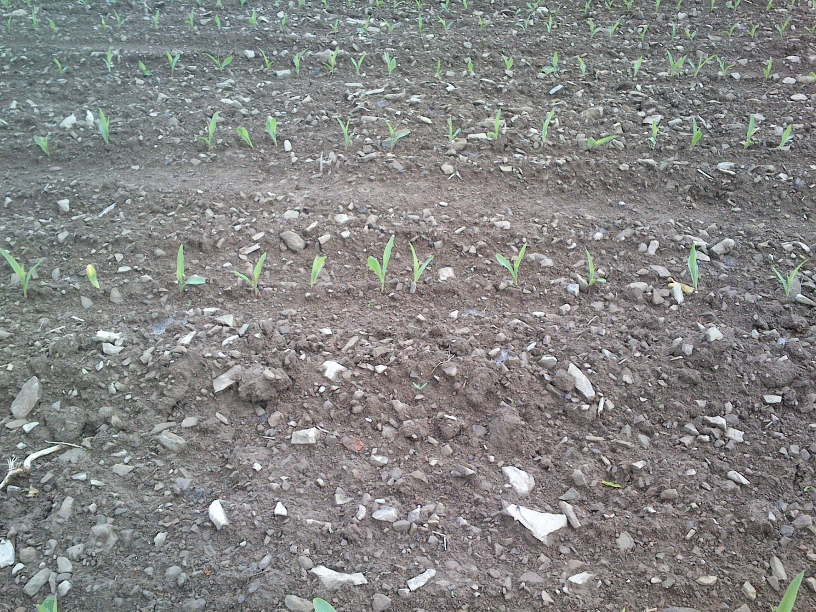
#> input picture Images/1.jpg, 1632 x 1224 px (shown at 1/2 size)
$ python -i Plant_counter.py   (imports and definitions only)
#> lines starting #> are read from the running program, lines starting #| are printed output that depends on the picture; after the words box and inside, x2 and y2 are one past the last pixel; in counts of white or black regions, pixels touching at a corner belong together; long printed decimals are rounded
### global_functions.py
# -*- coding: utf-8 -*-
# Python 3

import os


def ensureDir(path):
    d = os.path.dirname(path)
    if not (os.path.exists(d)):
        os.makedirs(d)

### Plant_counter.py
#!/usr/bin/env python3
# -*- coding: utf-8 -*-

import os
import sys
import json
import time
import numpy as np
import cv2
from global_functions import ensureDir

TB_WIN_LABEL = "Trackbars"

MIN_HUE_TB_LABEL = "min Hue"
MIN_SAT_TB_LABEL = "min Sat"
MIN_VAL_TB_LABEL = "min Val"

MAX_HUE_TB_LABEL = "max Hue"
MAX_SAT_TB_LABEL = "max Sat"
MAX_VAL_TB_LABEL = "max Val"

MIN_HUE_VALUE = 0
MIN_SAT_VALUE = 0
MIN_VAL_VALUE = 0

MAX_HUE_VALUE = 180
MAX_SAT_VALUE = 255
MAX_VAL_VALUE = 255

# declaring min hue value for green
MIN_GREEN_HUE = 45
MAX_GREEN_HUE = 77
MIN_GREEN_SAT = 19
MAX_GREEN_SAT = 255
MIN_GREEN_VAL = 164
MAX_GREEN_VAL = 255

KERNEL_SIZE_TB_LABEL = "kernel size"
DEFAULT_KERNEL_SIZE = 2
MAX_KERNEL_SIZE = 10

ERODE_ITERATIONS_TB_LABEL = "erode"
DEFAULT_ERODE_ITERATIONS = 2
MAX_ERODE_ITERATIONS = 10

DILATE_ITERATIONS_TB_LABEL = "dilate"
DEFAULT_DILATE_ITERATIONS = 4
MAX_DILATE_ITERATIONS = 30

ESCAPE_KEY = 27
RESIZABLE_WINDOW = cv2.WINDOW_NORMAL


def nothing(x):
    pass


def createTrackbars():
    cv2.namedWindow(TB_WIN_LABEL, RESIZABLE_WINDOW)
    cv2.createTrackbar(MIN_HUE_TB_LABEL, TB_WIN_LABEL,
                       MIN_GREEN_HUE, MAX_HUE_VALUE, nothing)
    cv2.createTrackbar(MIN_SAT_TB_LABEL, TB_WIN_LABEL,
                       MIN_GREEN_SAT, MAX_SAT_VALUE, nothing)
    cv2.createTrackbar(MIN_VAL_TB_LABEL, TB_WIN_LABEL,
                       MIN_GREEN_VAL, MAX_VAL_VALUE, nothing)
    cv2.createTrackbar(MAX_HUE_TB_LABEL, TB_WIN_LABEL,
                       MAX_GREEN_HUE, MAX_HUE_VALUE, nothing)
    cv2.createTrackbar(MAX_SAT_TB_LABEL, TB_WIN_LABEL,
                       MAX_GREEN_SAT, MAX_SAT_VALUE, nothing)
    cv2.createTrackbar(MAX_VAL_TB_LABEL, TB_WIN_LABEL,
                       MAX_GREEN_VAL, MAX_VAL_VALUE, nothing)
    cv2.createTrackbar(KERNEL_SIZE_TB_LABEL, TB_WIN_LABEL,
                       DEFAULT_KERNEL_SIZE, MAX_KERNEL_SIZE, nothing)
    cv2.createTrackbar(ERODE_ITERATIONS_TB_LABEL, TB_WIN_LABEL,
                       DEFAULT_ERODE_ITERATIONS, MAX_ERODE_ITERATIONS, nothing)
    cv2.createTrackbar(DILATE_ITERATIONS_TB_LABEL, TB_WIN_LABEL,
                       DEFAULT_DILATE_ITERATIONS, MAX_DILATE_ITERATIONS, nothing)


def updateJson(srcPath, dstPath, data):
    srcDirname, srcImgname = os.path.split(srcPath)
    dstDirname, dstImgname = os.path.split(dstPath)
    jsonPath = os.path.join(dstDirname, "details.json")

    jsonData = {}
    jsonData["source"] = srcImgname
    jsonData["images"] = {}

    if os.path.exists(jsonPath):
        infile = open(jsonPath, "r")
        jsonData = json.loads(infile.read())
        infile.close()

    operations = []
    operations.append("h " + data["minH"] + "-" + data["maxH"])
    operations.append("s " + data["minS"] + "-" + data["maxS"])
    operations.append("v " + data["minV"] + "-" + data["maxV"])
    operations.append(
        "erode " + data["erodeKernel"] + " x" + data["erodeIterations"])
    operations.append(
        "dilate " + data["dilateKernel"] + " x" + data["dilateIterations"])

    jsonData["images"][dstImgname] = {}
    jsonData["images"][dstImgname]["date"] = time.strftime(
        "%Y-%m-%d", time.gmtime())
    jsonData["images"][dstImgname]["operations"] = operations

    with open(jsonPath, 'w') as outfile:
        json.dump(jsonData, outfile, indent=2)


def main(srcPath, dstPath):
#> called with srcPath = 'Images/1.jpg', dstPath = 'out.png'
    SMALL_FACTOR = 0.3

    src = cv2.imread(srcPath)  # read the source file
#> src is the input picture: shape (1224, 1632, 3); mean B, G, R 132.1, 132.6, 132.7
    # ressize the image to new dim
    small = cv2.resize(src, (0, 0), fx=SMALL_FACTOR, fy=SMALL_FACTOR)
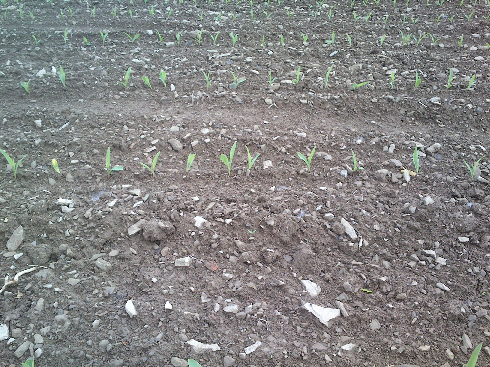
#> small: shape (367, 490, 3); mean B, G, R 132, 132.5, 132.6
    gray = cv2.cvtColor(small, cv2.COLOR_BGR2GRAY)  # convert to gray scale
    hsv = cv2.cvtColor(small, cv2.COLOR_BGR2HSV)  # convert to HSV
#> hsv: shape (367, 490, 3); mean H, S, V 82.4, 17.3, 137

    if dstPath != None:
        ensureDir(dstPath)

    createTrackbars()
    cv2.namedWindow("Source", RESIZABLE_WINDOW)
    cv2.imshow("Source", src)
    print("Press Escape to quit.")

    while True:
        key = cv2.waitKey(1) & 0xFF
#> (key Esc is pressed here)
        if key == ESCAPE_KEY:
            break

    minHue = cv2.getTrackbarPos(MIN_HUE_TB_LABEL, TB_WIN_LABEL)
    minSat = cv2.getTrackbarPos(MIN_SAT_TB_LABEL, TB_WIN_LABEL)
    minVal = cv2.getTrackbarPos(MIN_VAL_TB_LABEL, TB_WIN_LABEL)

    maxHue = cv2.getTrackbarPos(MAX_HUE_TB_LABEL, TB_WIN_LABEL)
    maxSat = cv2.getTrackbarPos(MAX_SAT_TB_LABEL, TB_WIN_LABEL)
    maxVal = cv2.getTrackbarPos(MAX_VAL_TB_LABEL, TB_WIN_LABEL)

    kernelSize = 2
    dilateIterations = 4
    erodeIterations = 2

    lower = np.array([minHue, minSat, minVal])
    upper = np.array([maxHue, maxSat, maxVal])
    mask = cv2.inRange(hsv, lower, upper)
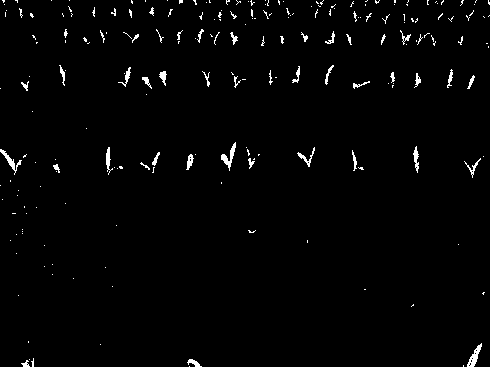
#> mask: shape (367, 490); 1.7% white in thin lines or dots
    kernel = np.ones((kernelSize, kernelSize), np.uint8)

    masked = cv2.bitwise_and(gray, gray, mask=mask)
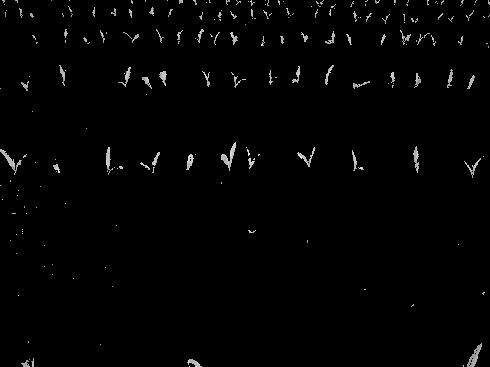
#> masked: shape (367, 490); min 0, max 240, mean 3
    masked = cv2.threshold(masked, 5, 255, cv2.THRESH_BINARY)[1]
    masked = cv2.erode(masked, kernel, iterations=erodeIterations)
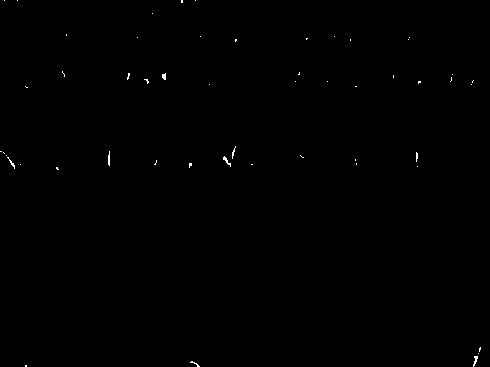
#> masked: shape (367, 490); 0.18% white in thin lines or dots
    masked = cv2.dilate(masked, kernel, iterations=dilateIterations)
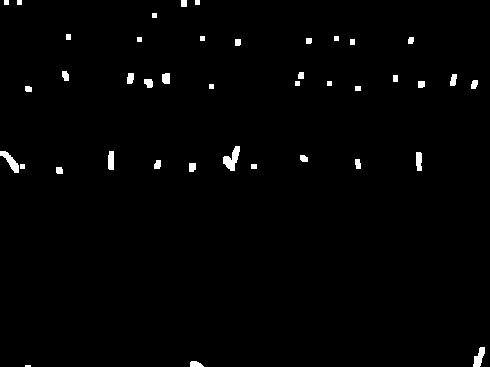
#> masked: shape (367, 490); 1.2% white; 41 white regions (1 under 20 px)

    cv2.imshow('masked image', masked)

    contours, _ = cv2.findContours(
        masked, cv2.RETR_TREE, cv2.CHAIN_APPROX_SIMPLE)
#> contours = 41 contours, 12 with area under 20; largest, box (x1, y1, x2, y2) and area: (223, 146, 240, 171) 186, (0, 151, 19, 173) 145, (473, 347, 485, 367) 116, (108, 151, 114, 170) 86, (416, 152, 422, 171) 82
    contoursLen = len(contours)
#> contoursLen = 41
    plantsNumber = 0
    colorStep = int(200.0 / contoursLen)
#> colorStep = 4
    PERIMETER_LIMIT = 20
    LINE_WIDTH = 2

    for i in range(contoursLen):
        perimeter = cv2.arcLength(contours[i], True)
        if perimeter > PERIMETER_LIMIT:
            plantsNumber += 1
            val = (i + 1) * colorStep
            cv2.drawContours(src, [contours[i]], -1,
                             (val, val, val), LINE_WIDTH)
            print("(" + str(val) + "," + str(val) + "," +
                  str(val) + ") : " + str(perimeter))
#> this loop made 41 passes
#> (perimeter, val) on passes 2, 3, 4, 7, 8, 9, 10, 11, 12, 13, 14, 16: (32.49, 8), (54.73, 12), (22.83, 16), (27.41, 28), (26.24, 32), (26.83, 36), (23.66, 40), (45.66, 44), (44.83, 48), (66.28, 52), (78.04, 56), (20.83, 64)
#> perimeter on passes 1, 5, 6, 15, 17, 19: 12, 18, 16, 18, 16, 16
#| (8,8,8) : 32.485
#| (12,12,12) : 54.728
#| (16,16,16) : 22.828
#| (28,28,28) : 27.414
#| (32,32,32) : 26.243
#| (36,36,36) : 26.828
#| (40,40,40) : 23.657
#| (44,44,44) : 45.657
#> (further printed lines are left out)
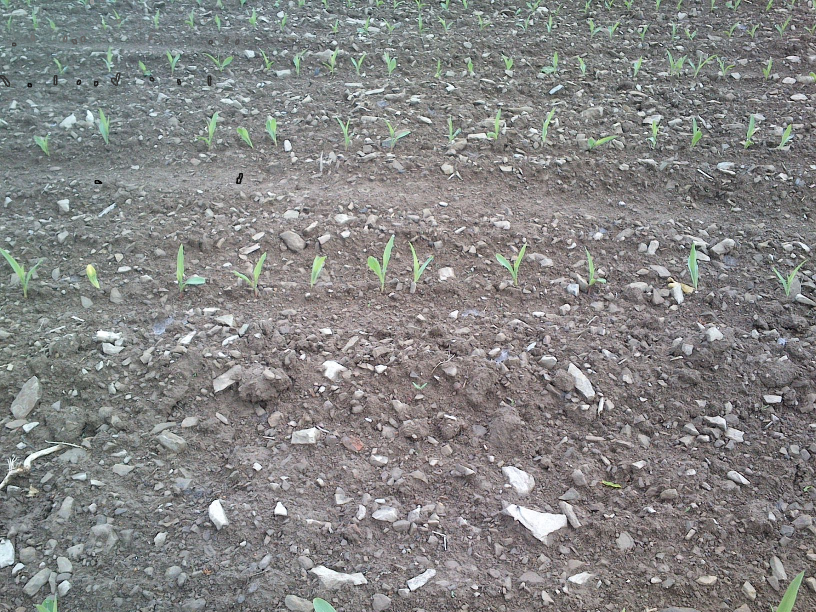
#> src: shape (1224, 1632, 3) (shown at 1/2 size); 0.11% of pixels changed, all inside (x1, y1, x2, y2) = (0, 0, 486, 368)
#> after the loop, plantsNumber = 23

    print("\n" + str(plantsNumber) + " plants.")
#| 23 plants.

    cv2.imshow("Contours", src)
    cv2.waitKey()
    cv2.destroyAllWindows()

    if dstPath != None:
        data = {}
        data["minH"] = str(minHue)
        data["maxH"] = str(maxHue)
        data["minS"] = str(minSat)
        data["maxS"] = str(maxSat)
        data["minV"] = str(minVal)
        data["maxV"] = str(maxVal)
        data["erodeKernel"] = "(" + str(kernelSize) + \
            "," + str(kernelSize) + ")"
        data["erodeIterations"] = str(erodeIterations)
        data["dilateKernel"] = "(" + str(kernelSize) + \
            "," + str(kernelSize) + ")"
        data["dilateIterations"] = str(dilateIterations)

        updateJson(srcPath, dstPath, data)

    cv2.destroyAllWindows()


def printUsage():
    print("""
    USAGE:
    python Plant_counter.py --src <img-path> [--dst <img-path>]
    e.g.:
    python Plant_counter.py --src foo/bar.jpg
    """)


def parseArgs(args):
    src, dst = None, None

    for i in range(len(args)):
        try:
            if args[i] == "--src":
                src = args[i + 1]
            elif args[i] == "--dst":
                dst = args[i + 1]
        except:
            break

    if src == None:
        printUsage()
        sys.exit()

    return src, dst


# [6 lines not run here, left out]

>>> result = main('Images/1.jpg', 'out.png')

$ run again, on Images/5.jpg
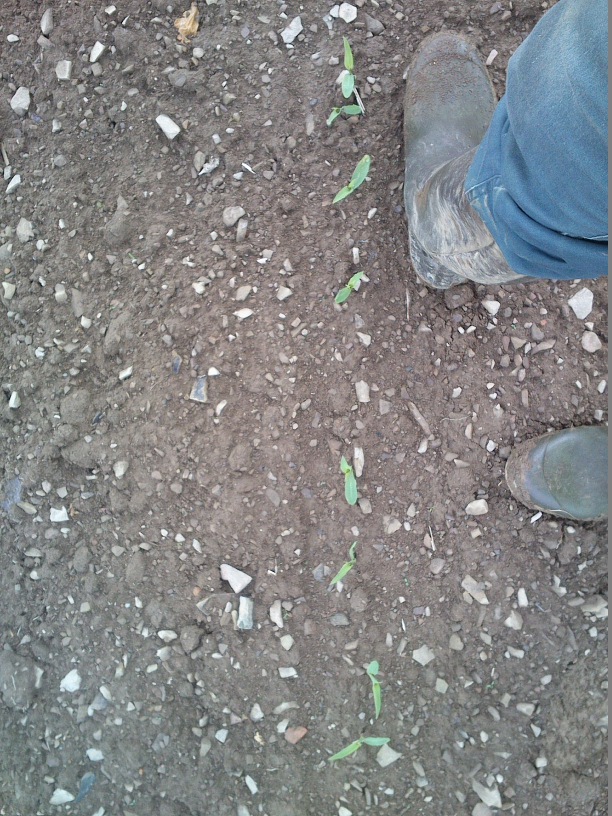
#> input picture Images/5.jpg, 1224 x 1632 px (shown at 1/2 size)
#> in main, src is the input picture: shape (1632, 1224, 3); mean B, G, R 132.9, 132.1, 131.2
#> hsv: shape (490, 367, 3); mean H, S, V 66.2, 22.7, 138.5
#> in main, `mask = cv2.inRange(hsv, lower, upper)`:
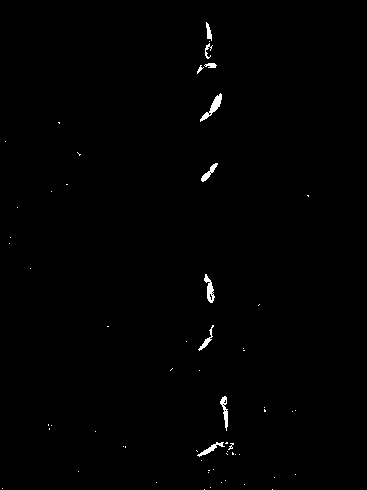
#> mask: shape (490, 367); 0.58% white; 61 white regions (51 under 20 px), largest, box (x1, y1, x2, y2) and area: (200, 93, 222, 122) 182, (204, 274, 215, 303) 147, (220, 396, 228, 431) 127
#> contours = 11 contours, 1 with area under 20; largest, box (x1, y1, x2, y2) and area: (204, 96, 226, 124) 222, (206, 278, 217, 307) 167, (203, 166, 221, 185) 136, (203, 446, 220, 459) 108, (225, 409, 232, 431) 96
#> contoursLen = 11
#> colorStep = 18
#> the loop in main, `for i in range(contoursLen):` made 11 passes
#> (perimeter, val) on passes 1, 3, 4, 5, 6, 7, 8, 10: (48.38, 18), (52.24, 54), (29.66, 72), (39.56, 90), (75.8, 108), (60.04, 126), (83.11, 144), (28.83, 180)
#> (printed output is left out)
#> after the loop in main, `for i in range(contoursLen):`:
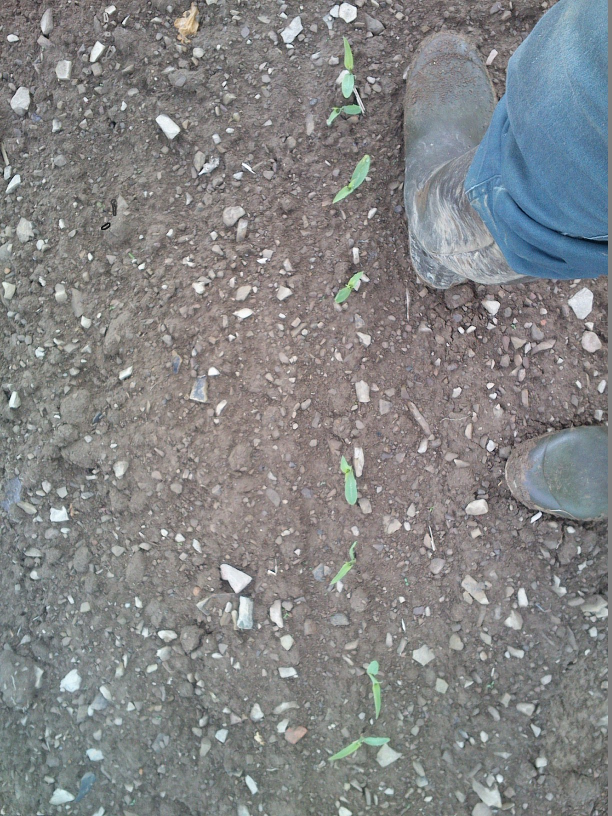
#> src: shape (1632, 1224, 3) (shown at 1/2 size); 0.07% of pixels changed, all inside (x1, y1, x2, y2) = (201, 25, 233, 460)
#> after the loop in main, `for i in range(contoursLen):`: plantsNumber = 9
#| 9 plants.

$ run again, on Images/6.jpg
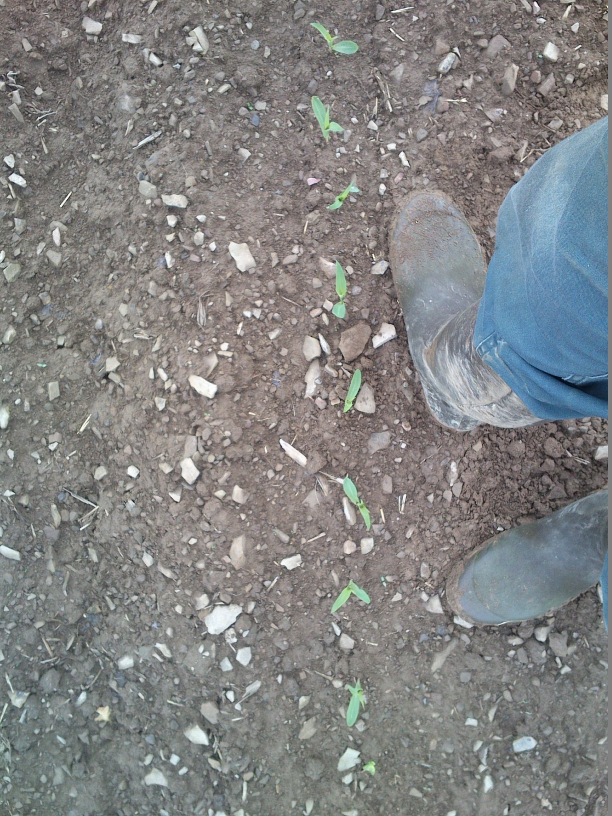
#> input picture Images/6.jpg, 1224 x 1632 px (shown at 1/2 size)
#> in main, src is the input picture: shape (1632, 1224, 3); mean B, G, R 131.1, 131.1, 130.4
#> hsv: shape (490, 367, 3); mean H, S, V 56.2, 24.3, 137.7
#> in main, `mask = cv2.inRange(hsv, lower, upper)`:
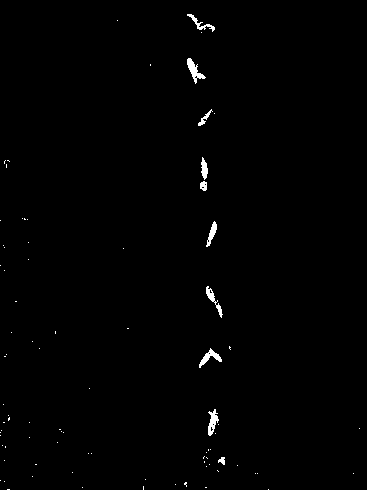
#> mask: shape (490, 367); 0.7% white; 85 white regions (75 under 20 px), largest, box (x1, y1, x2, y2) and area: (187, 58, 206, 84) 183, (208, 409, 219, 436) 157, (199, 348, 222, 368) 152
#> contours = 12 contours; largest, box (x1, y1, x2, y2) and area: (189, 60, 209, 86) 225, (202, 352, 226, 369) 198, (210, 413, 222, 439) 180, (209, 224, 221, 250) 150, (203, 162, 212, 182) 122
#> contoursLen = 12
#> colorStep = 16
#> the loop in main, `for i in range(contoursLen):` made 12 passes
#> (perimeter, val) on passes 1 to 8: (27.66, 16), (66.14, 32), (74.18, 48), (33.07, 64), (41.9, 80), (64.38, 96), (33.66, 112), (49.9, 128)
#> (printed output is left out)
#> after the loop in main, `for i in range(contoursLen):`:
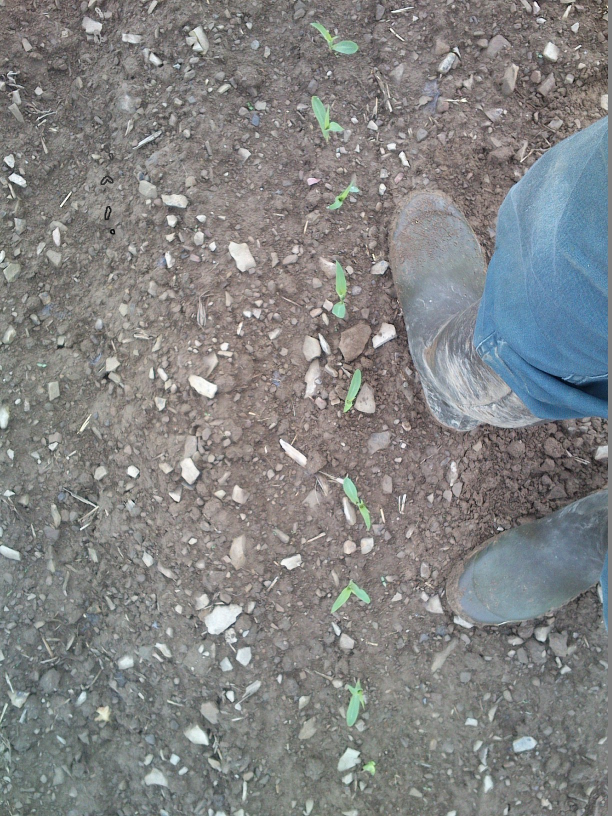
#> src: shape (1632, 1224, 3) (shown at 1/2 size); 0.09% of pixels changed, all inside (x1, y1, x2, y2) = (188, 15, 230, 469)
#> after the loop in main, `for i in range(contoursLen):`: plantsNumber = 12
#| 12 plants.

$ run again, on Images/7.jpg
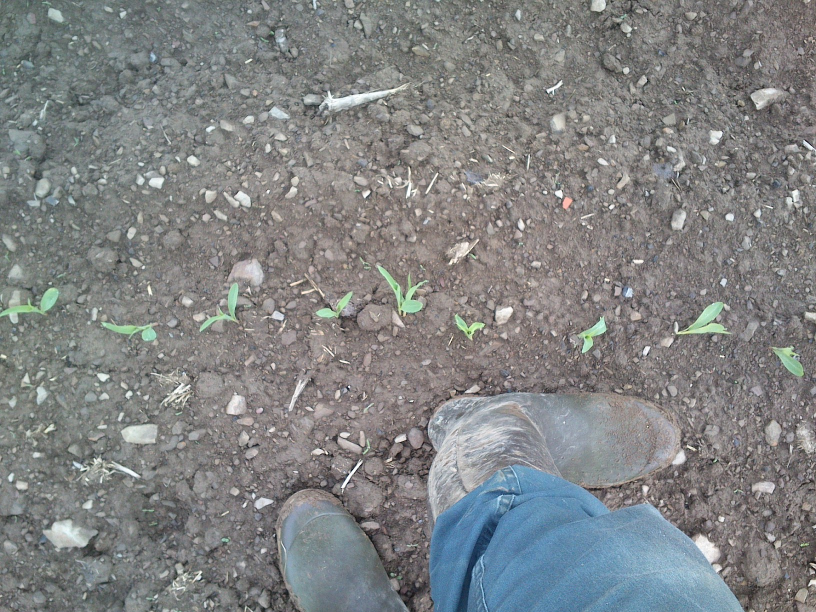
#> input picture Images/7.jpg, 1632 x 1224 px (shown at 1/2 size)
#> in main, src is the input picture: shape (1224, 1632, 3); mean B, G, R 131.4, 130.9, 128.9
#> hsv: shape (367, 490, 3); mean H, S, V 66.2, 22.4, 136.7
#> in main, `mask = cv2.inRange(hsv, lower, upper)`:
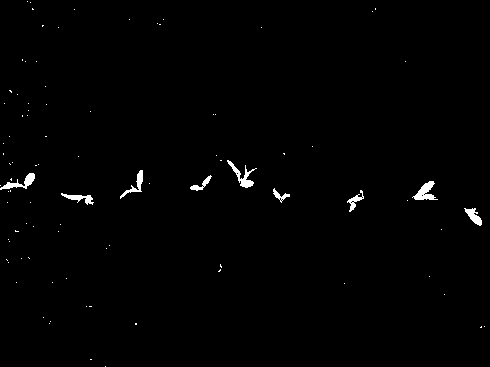
#> mask: shape (367, 490); 0.89% white; 91 white regions (82 under 20 px), largest, box (x1, y1, x2, y2) and area: (412, 181, 438, 200) 238, (227, 160, 257, 188) 230, (0, 173, 35, 190) 210
#> contours = 9 contours; largest, box (x1, y1, x2, y2) and area: (416, 183, 438, 204) 293, (230, 163, 257, 192) 256, (5, 175, 39, 193) 250, (467, 211, 486, 229) 185, (66, 196, 96, 207) 177
#> contoursLen = 9
#> colorStep = 22
#> the loop in main, `for i in range(contoursLen):` made 9 passes
#> (perimeter, val) on passes 1 to 8: (60.63, 22), (53.56, 44), (80.97, 66), (49.56, 88), (81.11, 110), (67.8, 132), (95.7, 154), (78.14, 176)
#> (printed output is left out)
#> after the loop in main, `for i in range(contoursLen):`:
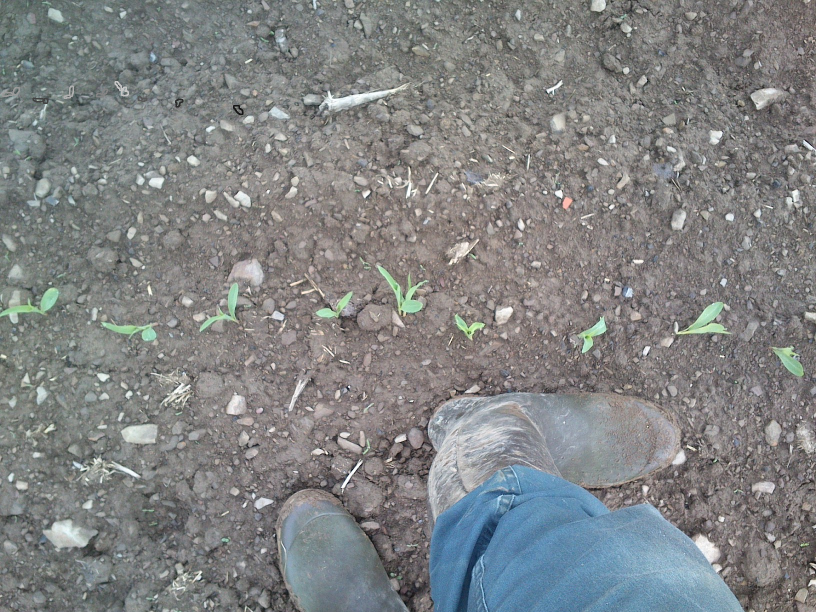
#> src: shape (1224, 1632, 3) (shown at 1/2 size); 0.1% of pixels changed, all inside (x1, y1, x2, y2) = (4, 162, 487, 230)
#> after the loop in main, `for i in range(contoursLen):`: plantsNumber = 9
#| 9 plants.
